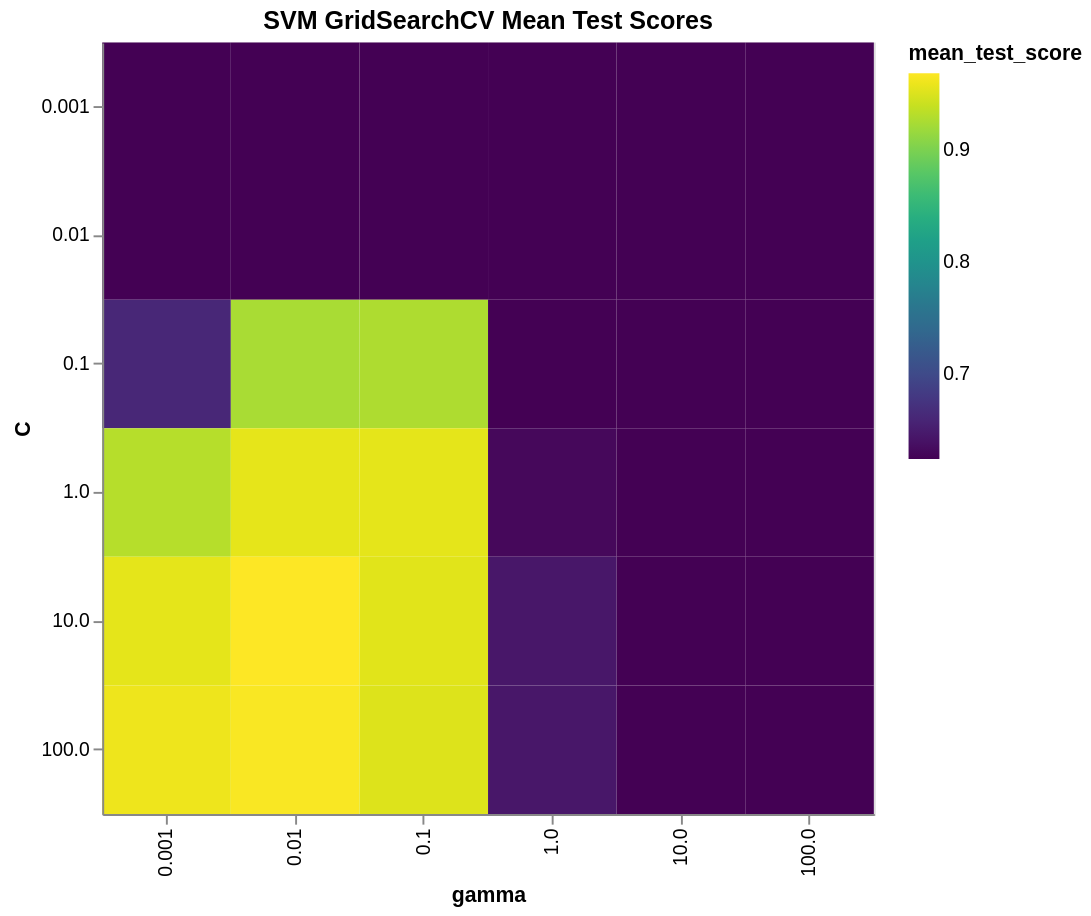

Notebook cell for this chart:
### Code cell
heatmap.display()

### Figure 1 — Vega specification as saved in the notebook (floating-point values rounded to 4 significant figures)
{"$schema": "https://vega.github.io/schema/vega/v5.json", "data": [{"name": "source_0", "values": [{"C": "0.001", "gamma": "0.001", "mean_test_score": 0.6243}, {"C": "0.001", "gamma": "0.01", "mean_test_score": 0.6243}, {"C": "0.001", "gamma": "0.1", "mean_test_score": 0.6243}, {"C": "0.001", "gamma": "1.0", "mean_test_score": 0.6243}, {"C": "0.001", "gamma": "10.0", "mean_test_score": 0.6243}, {"C": "0.001", "gamma": "100.0", "mean_test_score": 0.6243}, {"C": "0.01", "gamma": "0.001", "mean_test_score": 0.6243}, {"C": "0.01", "gamma": "0.01", "mean_test_score": 0.6243}, {"C": "0.01", "gamma": "0.1", "mean_test_score": 0.6243}, {"C": "0.01", "gamma": "1.0", "mean_test_score": 0.6243}, {"C": "0.01", "gamma": "10.0", "mean_test_score": 0.6243}, {"C": "0.01", "gamma": "100.0", "mean_test_score": 0.6243}, {"C": "0.1", "gamma": "0.001", "mean_test_score": 0.6615}, {"C": "0.1", "gamma": "0.01", "mean_test_score": 0.9249}, {"C": "0.1", "gamma": "0.1", "mean_test_score": 0.9275}, {"C": "0.1", "gamma": "1.0", "mean_test_score": 0.6243}, {"C": "0.1", "gamma": "10.0", "mean_test_score": 0.6243}, {"C": "0.1", "gamma": "100.0", "mean_test_score": 0.6243}, {"C": "1.0", "gamma": "0.001", "mean_test_score": 0.9316}, {"C": "1.0", "gamma": "0.01", "mean_test_score": 0.956}, {"C": "1.0", "gamma": "0.1", "mean_test_score": 0.9559}, {"C": "1.0", "gamma": "1.0", "mean_test_score": 0.6309}, {"C": "1.0", "gamma": "10.0", "mean_test_score": 0.6243}, {"C": "1.0", "gamma": "100.0", "mean_test_score": 0.6243}, {"C": "10.0", "gamma": "0.001", "mean_test_score": 0.9559}, {"C": "10.0", "gamma": "0.01", "mean_test_score": 0.9692}, {"C": "10.0", "gamma": "0.1", "mean_test_score": 0.9536}, {"C": "10.0", "gamma": "1.0", "mean_test_score": 0.6439}, {"C": "10.0", "gamma": "10.0", "mean_test_score": 0.6243}, {"C": "10.0", "gamma": "100.0", "mean_test_score": 0.6243}, {"C": "100.0", "gamma": "0.001", "mean_test_score": 0.9603}, {"C": "100.0", "gamma": "0.01", "mean_test_score": 0.9667}, {"C": "100.0", "gamma": "0.1", "mean_test_score": 0.9515}, {"C": "100.0", "gamma": "1.0", "mean_test_score": 0.6439}, {"C": "100.0", "gamma": "10.0", "mean_test_score": 0.6243}, {"C": "100.0", "gamma": "100.0", "mean_test_score": 0.6243}]}, {"name": "source_0_x_domain_gamma", "values": [{"gamma": "0.001"}, {"gamma": "0.01"}, {"gamma": "0.1"}, {"gamma": "1.0"}, {"gamma": "10.0"}, {"gamma": "100.0"}]}, {"name": "source_0_y_domain_C", "values": [{"C": "0.001"}, {"C": "0.01"}, {"C": "0.1"}, {"C": "1.0"}, {"C": "10.0"}, {"C": "100.0"}]}, {"name": "source_0_color_domain_mean_test_score", "values": [{"min": 0.6243, "max": 0.9692}]}], "marks": [{"type": "rect", "name": "marks", "from": {"data": "source_0"}, "encode": {"update": {"width": {"signal": "max(0.25, bandwidth('x'))"}, "tooltip": {"signal": "{\"C\": isValid(datum[\"C\"]) ? datum[\"C\"] : \"\"+datum[\"C\"], \"gamma\": isValid(datum[\"gamma\"]) ? datum[\"gamma\"] : \"\"+datum[\"gamma\"], \"mean_test_score\": format(datum[\"mean_test_score\"], \"\")}"}, "y": {"field": "C", "scale": "y"}, "height": {"signal": "max(0.25, bandwidth('y'))"}, "description": {"signal": "\"gamma: \" + (isValid(datum[\"gamma\"]) ? datum[\"gamma\"] : \"\"+datum[\"gamma\"]) + \"; C: \" + (isValid(datum[\"C\"]) ? datum[\"C\"] : \"\"+datum[\"C\"]) + \"; mean_test_score: \" + (format(datum[\"mean_test_score\"], \"\"))"}, "x": {"field": "gamma", "scale": "x"}, "fill": {"field": "mean_test_score", "scale": "color"}}}, "style": ["rect"]}], "scales": [{"name": "x", "type": "band", "domain": {"data": "source_0_x_domain_gamma", "field": "gamma", "sort": true}, "range": [0, {"signal": "width"}], "paddingInner": 0, "paddingOuter": 0}, {"name": "y", "type": "band", "domain": {"data": "source_0_y_domain_C", "field": "C", "sort": true}, "range": [0, {"signal": "height"}], "paddingOuter": 0, "paddingInner": 0}, {"name": "color", "type": "linear", "domain": [{"signal": "(data(\"source_0_color_domain_mean_test_score\")[0] || {}).min"}, {"signal": "(data(\"source_0_color_domain_mean_test_score\")[0] || {}).max"}], "range": {"scheme": "viridis"}, "zero": false, "interpolate": "hcl"}], "axes": [{"scale": "x", "labelAlign": "right", "grid": false, "labelAngle": 270, "title": "gamma", "orient": "bottom", "labelBaseline": "middle", "zindex": 1}, {"scale": "y", "zindex": 1, "orient": "left", "title": "C", "grid": false}], "title": {"text": "SVM GridSearchCV Mean Test Scores", "frame": "group"}, "style": "cell", "background": "white", "padding": 5, "legends": [{"fill": "color", "gradientLength": {"signal": "clamp(height, 64, 200)"}, "title": "mean_test_score"}], "width": 400, "height": 400}
